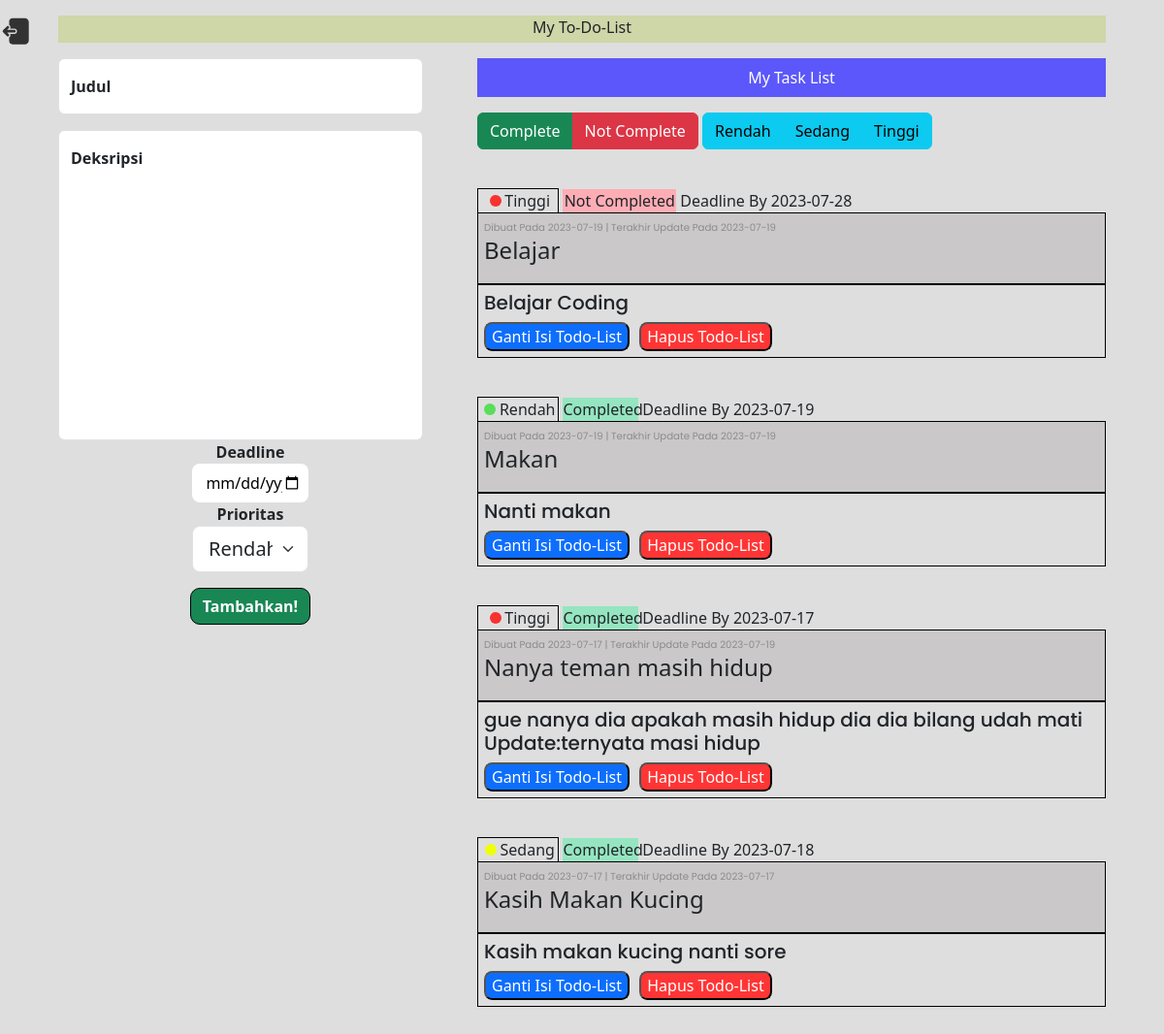
Screenshot of / (signed in) with the database file from the repository.
### tables this page shows
CREATE TABLE `todolist` (
  `id` int(100) NOT NULL,
  `judul` varchar(100) NOT NULL,
  `deskripsi` varchar(9999) NOT NULL,
  `deadline` date NOT NULL,
  `prioritas` varchar(100) NOT NULL,
  `status` varchar(100) NOT NULL,
  `waktu-dibuat` date NOT NULL DEFAULT current_timestamp(),
  `waktu-diupdate` date NOT NULL DEFAULT current_timestamp()
);

### app/core/Controller.php (called while the page is built, shortened)
<?php
class Controller{
    public function view($view,$data = []){
        require_once '../app/view/' . $view . '.php';
    }
}

### app/controller/Todo_list_controller.php (called while the page is built, shortened)
<?php
class Todo_list_controller extends Controller
{
    public function __construct()
    {
        $data = $this->ambilData();
        $this->view('templates/header', $data);
        $this->view('main/index', $data);
        $this->view('templates/footer', $data);
    }
    public function ambilData()
    {
        $ambil = new Database;
        return $ambil->query('SELECT * FROM todolist');
    }
}

### app/innit.php (called while the page is built, shortened)
<?php
require_once 'core/App.php';
require_once 'core/Controller.php';
require_once 'core/Database.php';
$app = new app;

### public/index.php (called while the page is built)
<?php
require_once '../app/innit.php';

### app/core/Database.php (called while the page is built, shortened)
<?php
class Database
{
    protected $conn;
    public function __construct()
    {
        $servername = DB_HOST;
        $username = DB_USER;
        $password = DB_PASS;
        $this->dbname = DB_NAME;
        $this->conn = mysqli_connect($servername, $username, $password, $this->dbname);
    }
    public function query($query)
    {
        $sql = $query;
        $result = $this->conn->query($sql);
        $rows = [];
        while ($row = mysqli_fetch_assoc($result)) {
            $rows[] = $row;
        }
        return $rows;
    }
}

### app/view/main/index.php (the view, shortened to what this page needs)
<a href="<?= BASEURL ?>/logout.php" onclick="return confirm('Yakin Ingin Logout?')"></a>
<p class="judul">My To-Do-List</p>
<main class="main-box">
    <section class="tambah-kotak">
        <form action="" method="post">
            <div class="form-floating mb-3">
                <input name="judul" type="text" class="form-control" id="judul" placeholder="Judul" maxlength="50" required>
                <label for="judul">Judul</label>
            </div>
            <div class="form-floating">
                <textarea name="deskripsi" class="form-control deskripsi" placeholder="deskripsi" id="deskripsi"></textarea>
                <label for="deskripsi">Deksripsi</label>
            </div>
            <label for="deadline" class="deadline-label">Deadline </label><br>
            <input type="date" id="deadline" name="deadline">
            <label for="prioritas" class="prioritas-label">Prioritas </label>
            <select name="prioritas" id="prioritas" class="form-select form-select-lg mb-3" aria-label=".form-select-lg example">
                <option value="rendah">Rendah</option>
            </select>
            <button type="submit" name="tambah" class="btn btn-success tambah">Tambahkan!</button>
        </form>
    </section>
    <article class="todo-list-kotak">
        <p class="judul-list">My Task List</p>
        <section class="data">
            <div class="btn-group" role="group" aria-label="Basic checkbox toggle button group">
                <label class="btn btn-outline-success" for="btn-check-1-outlined">Complete</label>
                <label class="btn btn-outline-danger" for="btn-check-2-outlined">Not Complete</label>
            </div>
            <div class="btn-group" role="group" aria-label="Basic checkbox toggle button group">
                <label class="btn btn-outline-info" for="btn-check-rendah">Rendah</label>
                <label class="btn btn-outline-info" for="btn-check-sedang">Sedang</label>
                <label class="btn btn-outline-info" for="btn-check-tinggi">Tinggi</label>
            </div>
            <?php
            $data = array_reverse($data);
            foreach ($data as $row) : ?>
                <section class="data-row" data-status="<?= $row['status'] ?>" data-prioritas="<?= $row['prioritas'] ?>">
                    <section class="data-info">
                        <?php
                        if ($row['prioritas'] == 'rendah') {
                            echo '<div class="prioritas"><div class="prioritas-lingkaran-rendah"></div>Rendah</div>';
                        } else if ($row['prioritas'] == 'sedang') {
                            echo '<div class="prioritas"><div class="prioritas-lingkaran-sedang"></div>Sedang</div>';
                        } else if ($row['prioritas'] == 'tinggi') {
                            echo '<div class="prioritas"><div class="prioritas-lingkaran-tinggi"></div>Tinggi</div>';
                        }
                        ?>
                        <?php
                        if ($row['status'] == 'Complete') {
                            echo '<div class="status-green">Completed</div>';
                        } else {
                            echo '<div class="status-red">Not Completed</div>';
                        }
                        ?>
                        <p class="deadline">Deadline By <?= $row['deadline'] ?></p>
                    </section>
                    <section class="data-atas">
                        <span class="data-waktu">Dibuat Pada <?= $row['waktu-dibuat'] ?> | Terakhir Update Pada <?= $row['waktu-diupdate'] ?></span>
                        <h4 class="data-judul"><?= $row['judul'] ?></h4>
                    </section>
                    <section class="data-bawah">
                        <h5 class="data-isi"><?= $row['deskripsi'] ?></h5>
                        <button type="button" class="ganti ubah-tombol" data-bs-toggle="modal" data-bs-target="#exampleModal" data-id="<?= $row['id'] ?>">
                            Ganti Isi Todo-List
                        </button>
                        <form class="form-hapus" action="<?= BASEURL ?>/hapus.php" method="GET">
                            <button type="submit" name="hapus" class="hapus" onclick="return confirm('Yakin Ingin Menghapus?')">Hapus Todo-List</button>
                        </form>
                    </section>
                </section>
            <?php endforeach ?>
        </section>
    </article>
</main>

### app/core/App.php
<?php
class App
{
    public function __construct()
    {
        $page = ['index.php', 'login.php', 'register.php', 'hapus.php'];
        $filename = basename($_SERVER['PHP_SELF']);
        if ($filename == $page[0]) {
            require_once '../app/controller/Todo_list_controller.php';
            new Todo_list_controller;
        } else if ($filename == $page[1]) {
            require_once '../app/controller/Login_controller.php';
            new Login_controller;
        } else if ($filename == $page[2]) {
            require_once '../app/controller/Register_controller.php';
            new Register_controller;
        } else if ($filename == $page[3]) {
            require_once '../app/controller/Hapus_controller.php';
            new Hapus_controller;
        }
    }
}

### app/view/templates/header.php (shortened to what this page needs)
<!DOCTYPE html>
<html lang="en">
<head>
    <link rel="stylesheet" href="<?= BASEURL ?>/Bootstrap/css/bootstrap.css">
    <?php
    $page = ['index.php', 'login.php', 'register.php'];
    $filename = basename($_SERVER['PHP_SELF']);
    if ($filename == $page[0]) {
        $cssLink = BASEURL . '/style-index.css';
    } else if ($filename == $page[1]) {
        $cssLink = BASEURL . '/style-login.css';
    } else if ($filename == $page[2]) {
        $cssLink = BASEURL . '/style-register.css';
    }
    echo '<link rel="stylesheet" href="' . $cssLink . '">';
    ?>
</head>
<body>

### app/view/templates/footer.php (shortened to what this page needs)
</body>
</html>

### public/style-index.css (style rules this page uses)
html { margin-bottom: 100px; }
body { background-color: rgb(222, 222, 222); }
.main-box { width: 90vw; margin: auto; margin-top: 2vh; }
.judul { background-color: rgba(187, 202, 92, 0.421); width: 90vw; height: 3.5vh; display: block; margin: auto; text-align: center; margin-top: 2vh; font-weight: 500; }
.tambah-kotak { width: 40%; height: 100%; float: left; padding-right: 3vw; }
.tambah-kotak label { font-weight: 600; }
.todo-list-kotak { width: 60%; height: 100%; float: left; }
#judul, #deskripsi { width: 95%; padding-left: 1vw; padding-right: 1vw; }
#deskripsi { height: 40vh; resize: none; }
.deadline-label { width: 100%; text-align: center; }
#deadline, #deadline-modal { display: block; margin: auto; border: 0 solid black; width: 10vw; height: 5vh; border-radius: 8px; padding-left: 1.2vw; padding-right: 0.6vw; }
.prioritas-label { width: 100%; text-align: center; }
#prioritas { display: block; margin: auto; width: 10vw; }
.tambah { color: rgb(255, 255, 255); font-weight: 700; border: 1px solid black; border-radius: 10px; display: block; margin: auto; margin-top: 1vh; transition: 0.2s linear; }
.judul-list { background-color: rgb(92, 87, 250); width: 100%; color: white; height: 5vh; display: flex; justify-content: center; align-items: center; text-align: center; font-weight: 500; }
.prioritas { width: 13%; text-align: center; border-top: 1px solid black; border-left: 1px solid black; border-right: 1px solid black; display: inline-block; }
.prioritas-lingkaran-rendah { width: 12px; height: 12px; margin: 0 0.3vw 0 0.3vw; border-radius: 100%; background-color: rgb(88, 222, 88); display: inline-block; }
.prioritas-lingkaran-sedang { width: 12px; height: 12px; margin: 0 0.3vw 0 0.3vw; border-radius: 100%; background-color: rgb(239, 255, 10); display: inline-block; }
.prioritas-lingkaran-tinggi { width: 12px; height: 12px; margin: 0 0.3vw 0 0.3vw; border-radius: 100%; background-color: rgb(248, 49, 49); display: inline-block; }
.status-green { width: 12%; text-align: center; background-color: #95e5c0; display: inline-block; }
.status-red { width: 18%; text-align: center; background-color: #ffadb5; display: inline-block; }
.deadline { margin: 0; display: inline-block; }
.data-atas { border: 1.5px solid black; background-color: rgb(202, 200, 200); padding-left: 0.5vw; padding-right: 0.5vw; }
.data-waktu { margin: 0; font-size: 0.85vw; color: rgb(141, 140, 140); font-family: "Poppins"; }
.data-judul { height: 6vh; margin-bottom: 0; }
.data-isi { font-family: "Poppins"; }
.data-bawah { border: 1px solid black; padding: 0.5vw; }
.ganti { background-color: rgb(13, 110, 253); color: rgb(255, 255, 255); border-radius: 0.7vw; transition: 0.3s linear; }
.hapus { background-color: rgb(255, 53, 53); color: rgb(255, 255, 255); border-radius: 0.7vw; margin-left: 0.5vw; transition: 0.3s linear; }
.form-hapus { display: inline-block; }
.data-info { margin-top: 5vh; }

### rows the page displays
todolist: prioritas "tinggi" (drawn), status "Not Completed", deadline "2023-07-28", value "2023-07-19", judul "Belajar", deskripsi "Belajar Coding"
todolist: prioritas "rendah" (drawn), status "Completed", deadline "2023-07-19", value "2023-07-19", judul "Makan", deskripsi "Nanti makan"
todolist: prioritas "tinggi" (drawn), status "Completed", deadline "2023-07-17", value "2023-07-17", value "2023-07-19", judul "Nanya teman masih hidup", deskripsi "gue nanya dia apakah masih hidup dia dia bilang udah mati Update:ternyata masi hidup"
todolist: prioritas "sedang" (drawn), status "Completed", deadline "2023-07-18", value "2023-07-17", judul "Kasih Makan Kucing", deskripsi "Kasih makan kucing nanti sore"
